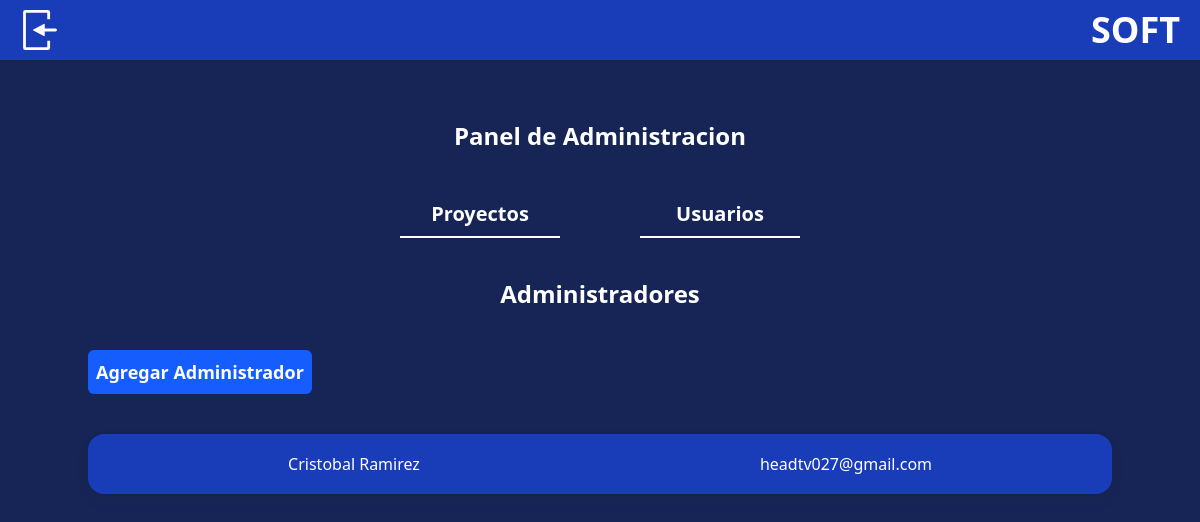
The page /panelAdmin/usuarios (signed in) on the database its author committed.
### GestionProyecto/models.py (models this page shows, shortened)
class Usuarios(AbstractBaseUser):
    correo = models.EmailField(unique=True)
    nombre = models.CharField(max_length=100)
    apellido = models.CharField(max_length=100)
    is_active = models.BooleanField(default=True)
    is_staff = models.BooleanField(default=False)
    is_superuser = models.BooleanField(default=False)
    USERNAME_FIELD = 'correo'
    REQUIRED_FIELDS = ['nombre', 'apellido']
    objects = manageUsuario()

### GestionProyecto/views.py (the view, shortened to what this page needs)
# urls.py: path("panelAdmin/usuarios", views.UsuariosAdmin, name='PAdminUsuarios'),
def UsuariosAdmin(request):
    if not request.user.is_authenticated and not request.user.is_staff:
        return redirect('Inicio')
    usuarios = Usuarios.objects.filter(is_staff=True)
    return render(request, 'admin/UsuariosAdmin.html', {
        'userLogin': request.user,
        'usuarios': usuarios,
    })

### GestionProyecto/templates/admin/UsuariosAdmin.html (shortened to what this page needs)
{% extends "admin.html" %}
{% block OpcionesAdmin %}
<h2 class="text-center text-2xl font-bold">Administradores</h2>
<button onclick="openModalAgregarAdmin()" class="botonStyle w-max mx-auto md:mx-0 my-10">Agregar Administrador</button>
<article class="flex flex-col gap-10 md:w-[80rem] max-w-screen-lg">
    {% for usuario in usuarios %}
        <div class="grid auto-rows-fr auto-cols-fr md:grid-flow-col justify-between place-content-center place-items-center h-40 md:h-15 bg-blue-800 p-5 rounded-2xl sombraPanels">
            <h2>{{usuario.nombre}} {{usuario.apellido}}</h2>
            <p>{{usuario.correo}}</p>
        </div>
    {% endfor %}
</article>
{% endblock OpcionesAdmin %}

### rows shown on the page
Usuarios: nombre "Cristobal", apellido "Ramirez", correo "headtv027@gmail.com"
